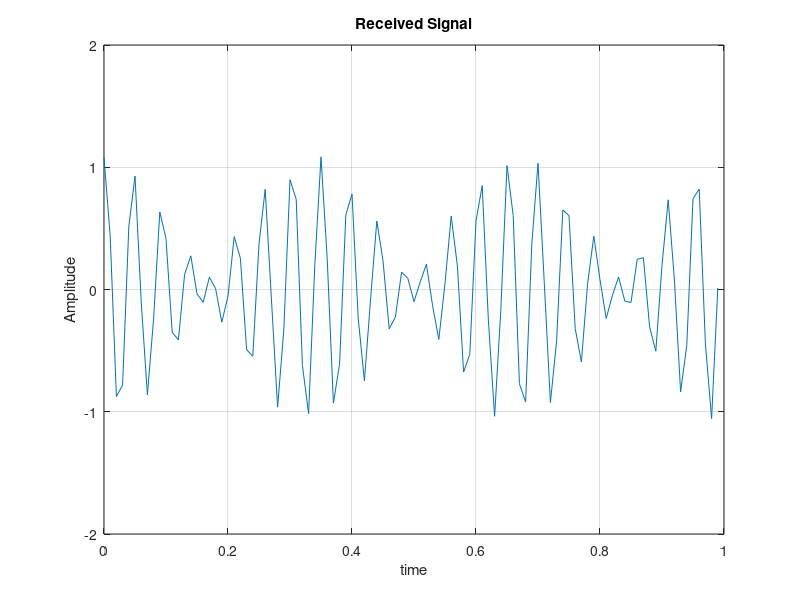

The MATLAB source for this figure:
clc
clear;
close all;


format short

t_start=0;t_end=1;
Fs=100;
N=Fs*t_end;
fc=5;
t=(0:N-1)/Fs;
V1=180;
v1=V1/3.6;
V2=216;
v2=V2/3.6;
R1=250;
R2=200;
r1=R1*1000;
r2=R2*1000;
alpha1=0.5;
alpha2=0.6;
beta=0.3;
C=3e8;
rho=2/C;
td1=rho*r1;
fd1=beta*v1;
td2=rho*r2;
fd2=beta*v2;

% X received signal

xr=alpha1*cos(2*pi*(fc+fd1)*(t-td1))+alpha2*cos(2*pi*(fc+fd2)*(t-td2));

%plot x received

figure
plot(t,xr)
grid on
ylim([-2 2])
xlim([t_start t_end])
title 'Received Signal'
xlabel("time")
ylabel("Amplitude")
